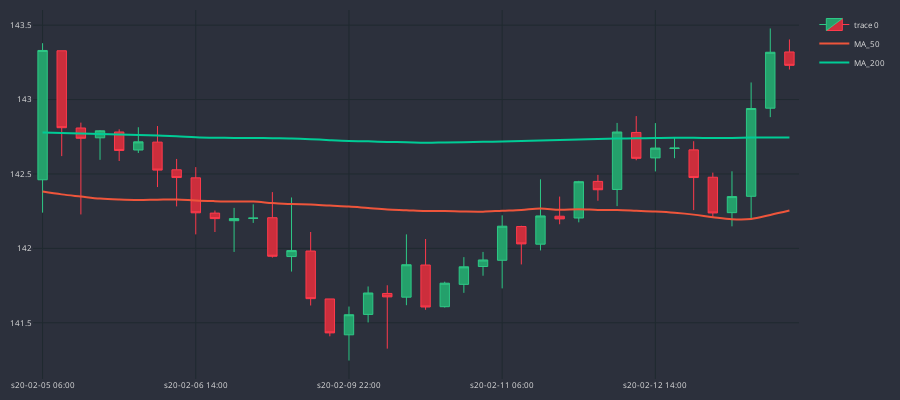

The code cell stored with this chart in its notebook:
### Code cell
cp = CandlePlot(df_an.iloc[220:260])
cp.show_plot(line_traces=[MA_S, MA_L])
